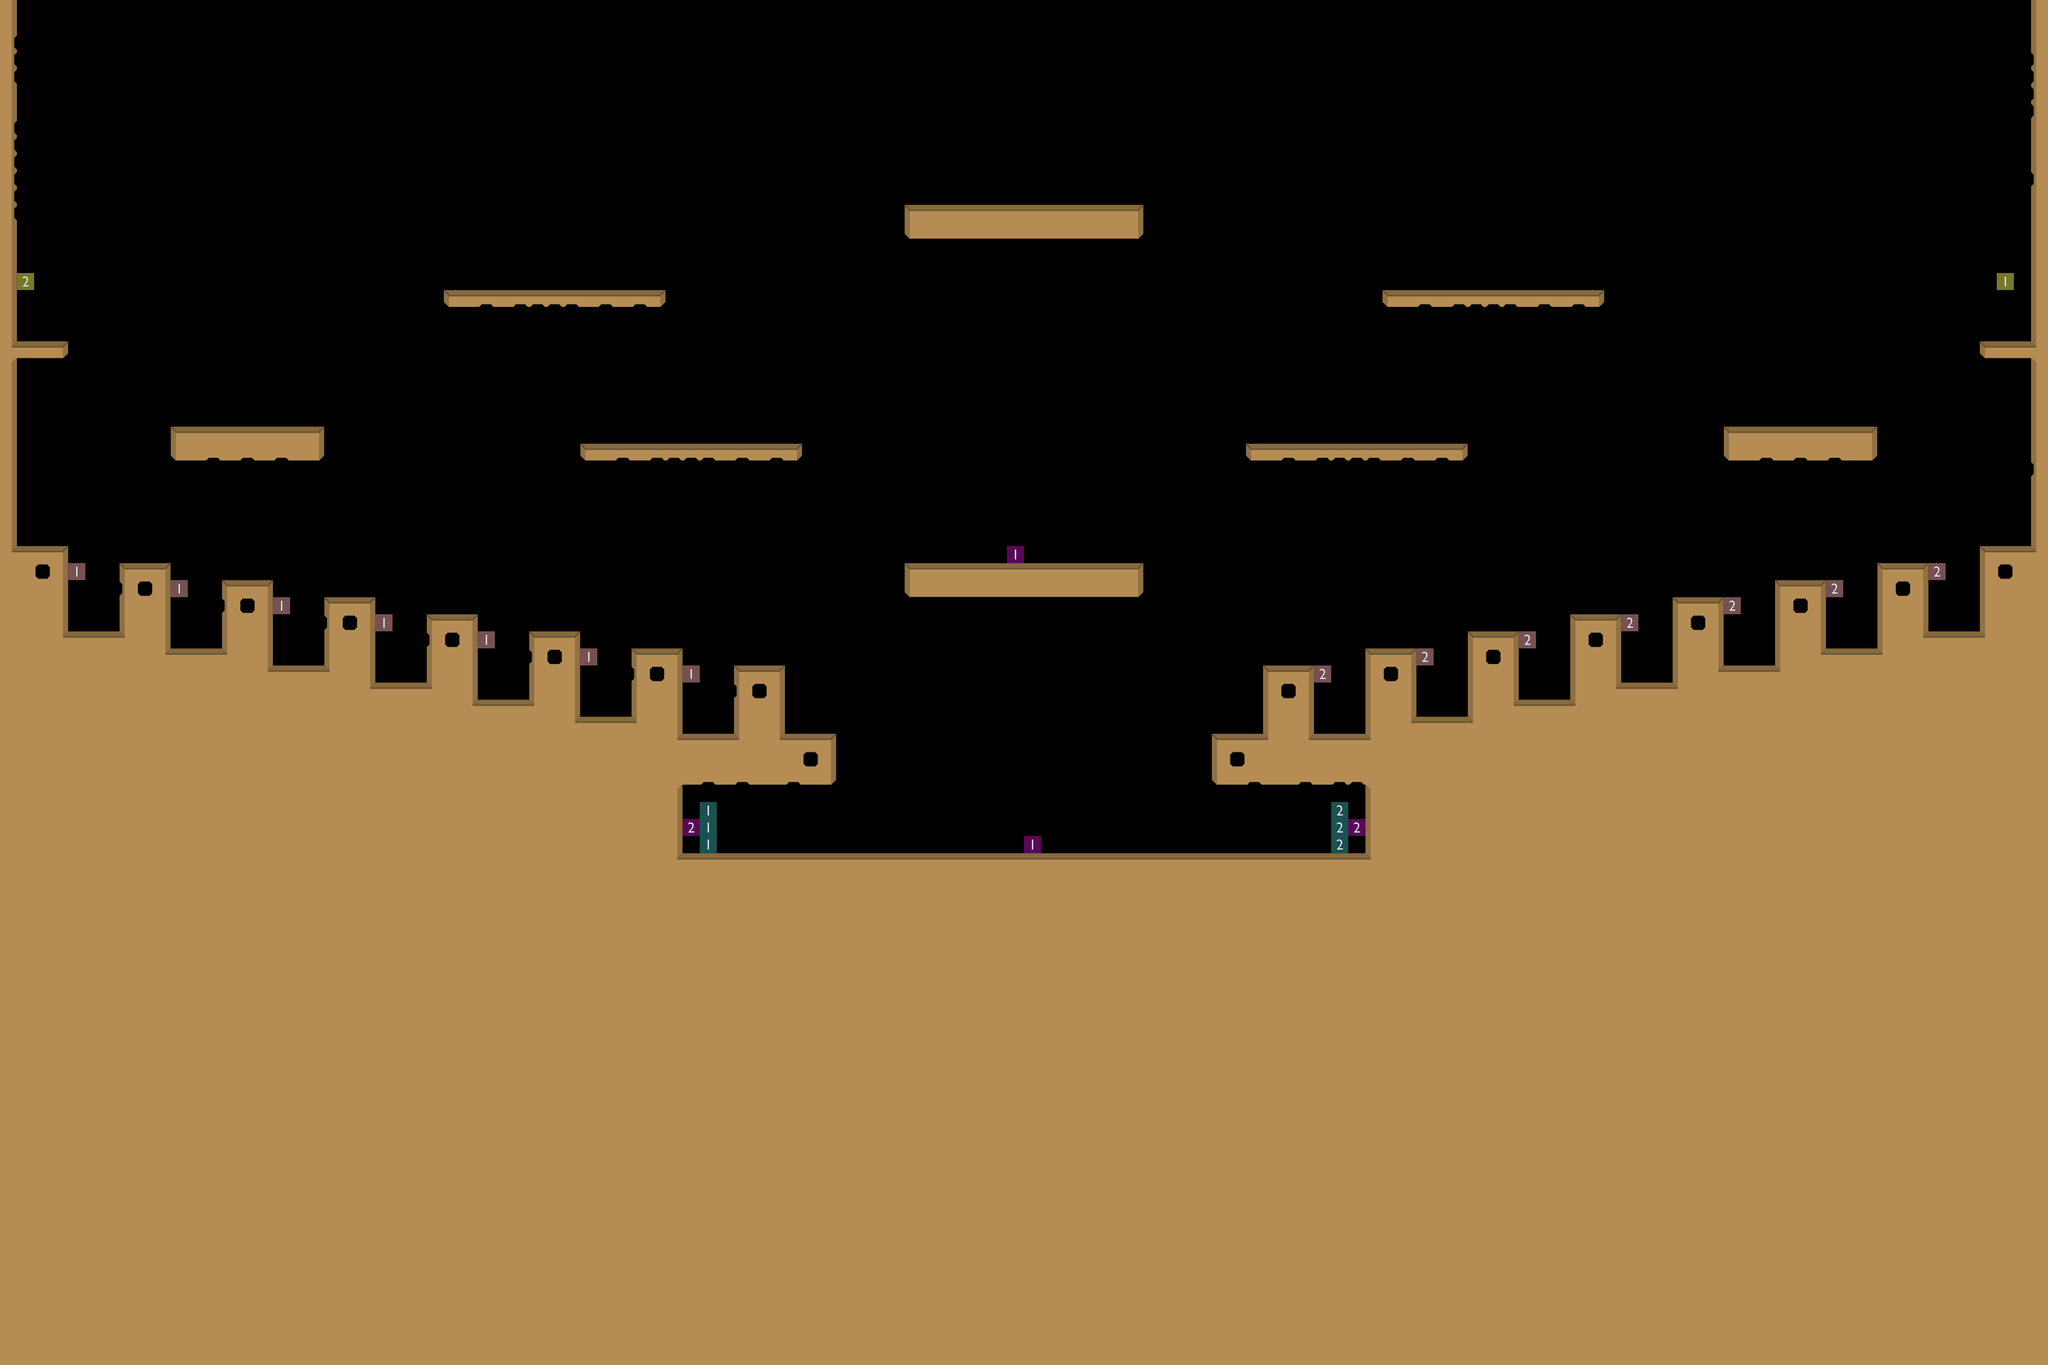

The image is a tile-based game level rendered from a .tmx file. Its description and source (layers, tilesets, objects; grid data summarised) follow:
An orthogonal 120x80 tile map with 32x32 px tiles, 4 tile layers (Hintergrund Deko, Kollisionsebene, Vordergrund Deko, Logik Layer), 2 tilesets.

<map version="1.0" orientation="orthogonal" width="120" height="80" tilewidth="32" tileheight="32">
 <tileset firstgid="1" name="elemente_level_compact" tilewidth="32" tileheight="32">
  <image source="elemente_level_compact.png" trans="ff00ff" />
 </tileset>
 <tileset firstgid="73" name="Logik" tilewidth="32" tileheight="32">
  <image source="numbers.png" />
 </tileset>
 <layer name="Hintergrund Deko" width="120" height="80">
  <data>[9600 cells, 0 non-empty, 0 distinct tile ids]</data>
 </layer>
 <layer name="Kollisionsebene" width="120" height="80">
  <data>[9600 cells, 4936 non-empty, 40 distinct tile ids]</data>
 </layer>
 <layer name="Vordergrund Deko" width="120" height="80">
  <data>[9600 cells, 0 non-empty, 0 distinct tile ids]</data>
 </layer>
 <layer name="Logik Layer" width="120" height="80">
  <data>[9600 cells, 26 non-empty, 8 distinct tile ids]</data>
 </layer>
</map>
